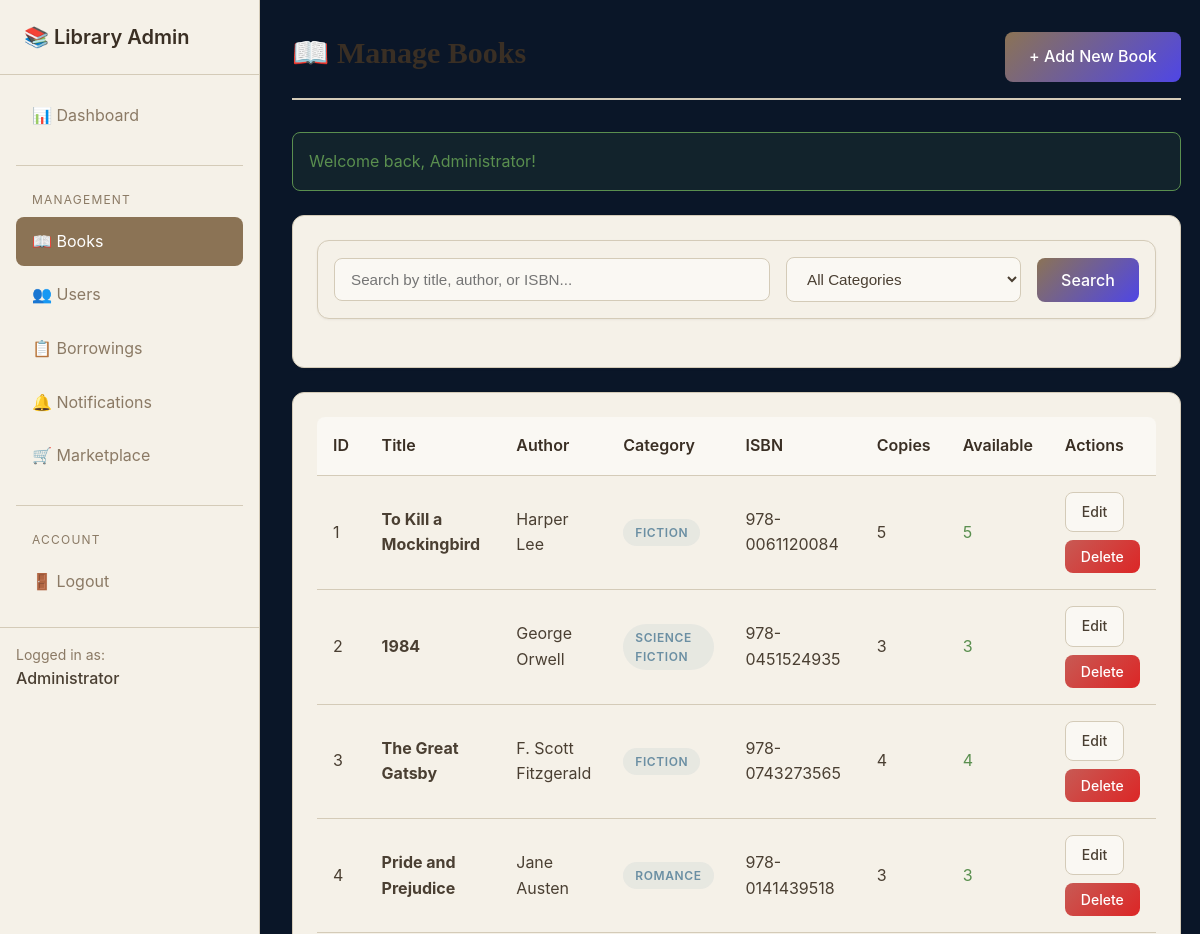
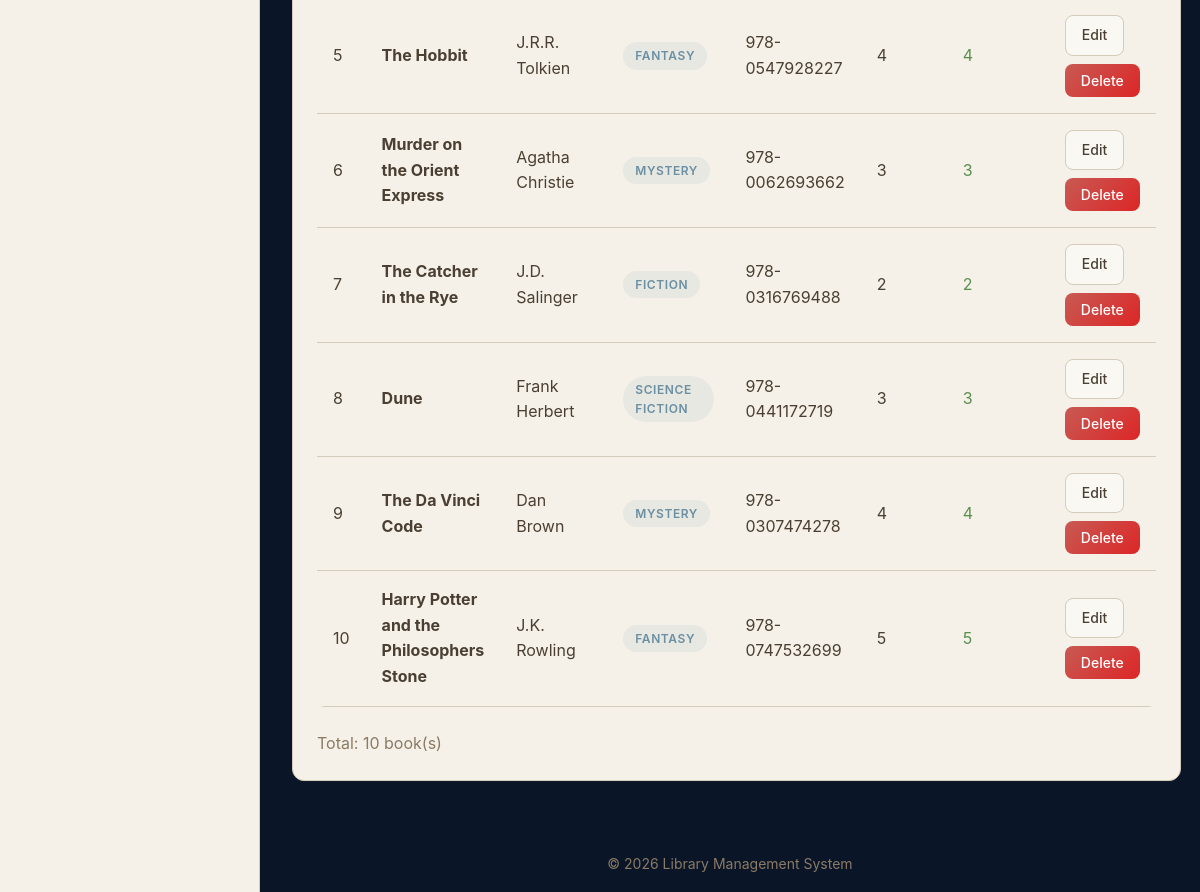
The app's page /admin/books_list.php (signed in) with its own data (2 pictures, top to bottom).
### tables this page shows
CREATE TABLE books (
    id INT PRIMARY KEY AUTO_INCREMENT,
    title VARCHAR(255) NOT NULL,
    author VARCHAR(255) NOT NULL,
    category VARCHAR(100) NOT NULL,
    isbn VARCHAR(20) NULL,
    publisher VARCHAR(255) NULL,
    publish_year INT NULL,
    total_copies INT NOT NULL DEFAULT 1,
    available_copies INT NOT NULL DEFAULT 1,
    description TEXT NULL,
    created_at DATETIME NOT NULL DEFAULT CURRENT_TIMESTAMP,
    
    INDEX idx_title (title),
    INDEX idx_author (author),
    INDEX idx_category (category),
    INDEX idx_available (available_copies),
    
     
    CONSTRAINT chk_copies CHECK (available_copies <= total_copies AND available_copies >= 0)
);

### includes/auth_check.php (called while the page is built, shortened)
<?php
function url($path) {
    return BASE_URL . $path;
}
function sanitize($input) {
    return htmlspecialchars(trim($input), ENT_QUOTES, 'UTF-8');
}
function getFlashMessage() {
    if (isset($_SESSION['flash'])) {
        $flash = $_SESSION['flash'];
        return $flash;
    }
    return null;
}

### admin/books_list.php (the view, shortened to what this page needs)
<?php
require_once __DIR__ . '/../includes/auth_check.php';
$search = trim($_GET['search'] ?? '');
try {
    $db = getDB();
    $sql = "SELECT * FROM books WHERE 1=1";
    $params = [];
    $sql .= " ORDER BY created_at DESC";
    $stmt = $db->prepare($sql);
    $stmt->execute($params);
    $books = $stmt->fetchAll();
} catch (PDOException $e) {
    $error = "Database error: " . $e->getMessage();
    $books = [];
    $categories = [];
}
$flash = getFlashMessage();
require_once __DIR__ . '/../includes/header.php';
require_once __DIR__ . '/../includes/nav_admin.php';
?>
<div class="page-header">
    <h1>📖 Manage Books</h1>
    <a href="<?= url('/admin/book_form.php') ?>" class="btn btn-primary">+ Add New Book</a>
</div>
<?php if ($flash): ?>
    <div class="alert alert-<?= $flash['type'] === 'success' ? 'success' : 'error' ?>">
        <?= sanitize($flash['message']) ?>
    </div>
<?php endif; ?>
<div class="card">
    <form method="GET" action="" class="search-box">
        <input type="text" name="search" placeholder="Search by title, author, or ISBN..."
               value="<?= sanitize($search) ?>">
        <select name="category">
            <option value="">All Categories</option>
        </select>
        <button type="submit" class="btn btn-primary">Search</button>
    </form>
</div>
<div class="card">
    <div class="table-wrapper">
        <table>
            <thead>
                <tr>
                    <th>ID</th>
                    <th>Title</th>
                    <th>Author</th>
                    <th>Category</th>
                    <th>ISBN</th>
                    <th>Copies</th>
                    <th>Available</th>
                    <th>Actions</th>
                </tr>
            </thead>
            <tbody>
                <?php if (empty($books)): ?>
                    <tr>
                        <td colspan="8" class="text-center text-muted">
                            No books found. <a href="<?= url('/admin/book_form.php') ?>">Add your first book</a>.
                        </td>
                    </tr>
                <?php else: ?>
                    <?php foreach ($books as $book): ?>
                        <tr>
                            <td><?= $book['id'] ?></td>
                            <td><strong><?= sanitize($book['title']) ?></strong></td>
                            <td><?= sanitize($book['author']) ?></td>
                            <td><span class="badge badge-info"><?= sanitize($book['category']) ?></span></td>
                            <td><?= sanitize($book['isbn'] ?? '-') ?></td>
                            <td><?= $book['total_copies'] ?></td>
                            <td>
                                <?php if ($book['available_copies'] > 0): ?>
                                    <span class="text-success"><?= $book['available_copies'] ?></span>
                                <?php else: ?>
                                    <span class="text-danger">0</span>
                                <?php endif; ?>
                            </td>
                            <td>
                                <div class="btn-group">
                                    <a href="<?= url('/admin/book_form.php') ?>?id=<?= $book['id'] ?>"
                                       class="btn btn-sm btn-secondary">Edit</a>
                                    <form method="POST" action="<?= url('/admin/book_delete.php') ?>"
                                          style="display:inline;">
                                        <button type="submit" class="btn btn-sm btn-danger"
                                                onclick="return confirm('Delete this book?');">
                                            Delete
                                        </button>
                                    </form>
                                </div>
                            </td>
                        </tr>
                    <?php endforeach; ?>
                <?php endif; ?>
            </tbody>
        </table>
    </div>
    <div class="text-muted" style="margin-top: 1rem;">
        Total: <?= count($books) ?> book(s)
    </div>
</div>
<?php require_once __DIR__ . '/../includes/footer_admin.php'; ?>

### css/navigation.css (style rules this page uses)
.page-header { margin-bottom: 2rem; padding-bottom: 1rem; border-bottom: 2px solid var(--color-border); }
.page-header h1 { color: var(--color-text-heading); margin-bottom: 0.5rem; font-family: Georgia, serif; }

### css/dropdown.css (style rules this page uses)
.book-card, .book-actions, .book-details, .card { overflow: visible !important; }

### records on screen
books: id "1", title "To Kill a Mockingbird", author "Harper Lee", category "FICTION", isbn "978-0061120084", total_copies "5", available_copies "5"
books: id "2", title "1984", author "George Orwell", category "SCIENCE FICTION", isbn "978-0451524935", total_copies "3", available_copies "3"
books: id "3", title "The Great Gatsby", author "F. Scott Fitzgerald", category "FICTION", isbn "978-0743273565", total_copies "4", available_copies "4"
books: id "4", title "Pride and Prejudice", author "Jane Austen", category "ROMANCE", isbn "978-0141439518", total_copies "3", available_copies "3"
books: id "5", title "The Hobbit", author "J.R.R. Tolkien", category "FANTASY", isbn "978-0547928227", total_copies "4", available_copies "4"
books: id "6", title "Murder on the Orient Express", author "Agatha Christie", category "MYSTERY", isbn "978-0062693662", total_copies "3", available_copies "3"
books: id "7", title "The Catcher in the Rye", author "J.D. Salinger", category "FICTION", isbn "978-0316769488", total_copies "2", available_copies "2"
books: id "8", title "Dune", author "Frank Herbert", category "SCIENCE FICTION", isbn "978-0441172719", total_copies "3", available_copies "3"
books: id "9", title "The Da Vinci Code", author "Dan Brown", category "MYSTERY", isbn "978-0307474278", total_copies "4", available_copies "4"
books: id "10", title "Harry Potter and the Philosophers Stone", author "J.K. Rowling", category "FANTASY", isbn "978-0747532699", total_copies "5", available_copies "5"

### other values on screen
getCurrentUserName() "Administrator"
$flash['message'] "Welcome back, Administrator!"
count($books) "10"
